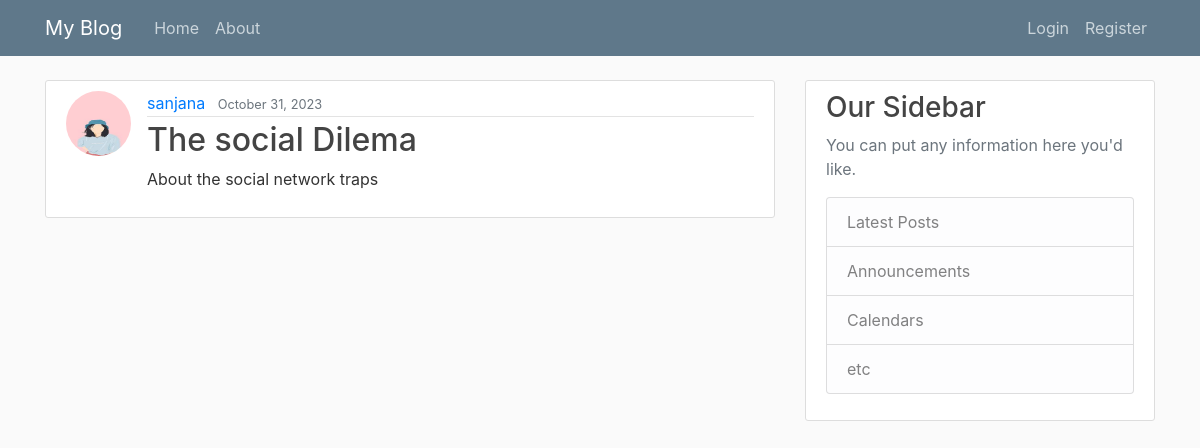
The app's page /post/14/ with its own data.
### webapp/models.py (models this page shows, shortened)
class Post(models.Model):
    title = models.CharField(max_length=100)
    content = models.TextField()
    date_posted = models.DateTimeField(default=timezone.now)
    author = models.ForeignKey(User,on_delete=models.CASCADE)

### user/models.py (models this page shows, shortened)
class Profile(models.Model):
    user= models.OneToOneField(User,on_delete=models.CASCADE)
    image = models.ImageField(default='default.jpg',upload_to='profile_pics')

### webapp/views.py (the view)
# urls.py: path('post/<int:pk>/',PostDetailView.as_view(),name = 'post-detail'),
class PostDetailView(DetailView):
    model = Post

### webapp/templates/webapp/post_detail.html (shortened to what this page needs)
{% extends "webapp/base.html" %}
{% block content %}
    <article class="media content-section">
      <img class="rounded-circle article-img" src="{{ object.author.profile.image.url}}">
        <div class="media-body">
          <div class="article-metadata">
            <a class="mr-2" href="{% url 'user-posts' object.author.username %}">{{ object.author }}</a>
            <small class="text-muted">{{ object.date_posted|date:"F d, Y" }}</small>
          </div>
          <h2 class="article-title">{{ object.title }}</h2>
          <p class="article-content">{{ object.content }}</p>
        </div>
      </article>
{% endblock %}

### webapp/static/webapp/main.css (style rules this page uses)
body { background: #fafafa; color: #333333; margin-top: 5rem; }
h1, h2, h3, h4, h5, h6 { color: #444444; }
.content-section { background: #ffffff; padding: 10px 20px; border: 1px solid #dddddd; border-radius: 3px; margin-bottom: 20px; }
.article-title { color: #444444; }
.article-content { white-space: pre-line; }
.article-img { height: 65px; width: 65px; margin-right: 16px; }
.article-metadata { padding-bottom: 1px; margin-bottom: 4px; border-bottom: 1px solid #e3e3e3 }

### records on screen
Post: author.profile.image (picture), author "sanjana", date_posted "October 31, 2023", title "The social Dilema", content "About the social network traps"
